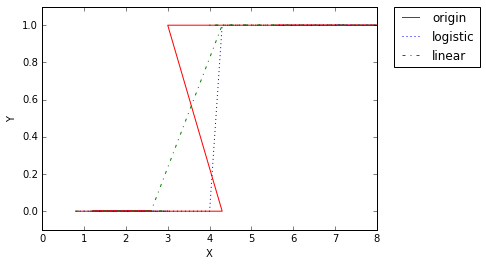

Reproduce this figure in Python.
# -*- coding: utf-8 -*-
"""
Created on Sat Oct  8 00:12:33 2016

@author: Nero
"""
import matplotlib.pyplot as plt
import numpy as np
import operator
#convert original prediction to {0,1}
def toY(Ypred):
    for i in range(Ypred.shape[0]):
        if Ypred[i]>0.5:
            Ypred[i]=1
        else:
            Ypred[i]=0
    return Ypred.tolist()
            
X=[4,5,5.6,6.8,7,7.2,8,0.8,1,1.2,2.5,2.6,3,4.3,3]
Y=[1,1,1,1,1,1,1,0,0,0,0,0,0,0,1]
data=dict(zip(X, Y))
data=sorted(data.items(), key=operator.itemgetter(1))
XY=[(ele1, ele2)for ele1,ele2 in data]
plt.xlabel('X')
plt.ylabel('Y')
plt.plot(*zip(*XY),color='r',label="origin")   
data=dict(data) 
X=list(data.keys())
Y=np.mat(list(data.values()))

#standardize X to mean 0 variance 1
Xs=(X-np.mean(X))/np.var(X)**0.5
Xsnew=[Xs,np.zeros(14)+1]
Xsnew=np.mat(Xsnew)

lumda=0.07
beta0=np.mat([[1],[0]])
u=np.zeros([14,1])
beta=beta0

#logistic regression
for k in range(3):
    for i in range(14):
        u[i]=1/(1+np.e**(-1*np.dot(np.transpose(beta),Xsnew[:,i])[0,0]))
    domain=np.zeros([14,14])
    for i in range(14):
        domain[i,i]=(1-u[i])*u[i]
    updateterm1=np.linalg.inv(2*lumda+np.dot(np.dot(Xsnew,domain),np.transpose(Xsnew)))
    updateterm2=(2*lumda*beta-np.dot(Xsnew,np.transpose(Y)-u))
    update=np.dot(updateterm1,updateterm2)
    beta=beta-update
Ypred=np.dot(np.transpose(Xsnew),beta)
Ypred=toY(Ypred)

#make plot beautiful
data=dict(zip(X, Ypred))
data=sorted(data.items(), key=operator.itemgetter(1))
XY=[(ele1, ele2)for ele1,ele2 in data]
plt.plot(*zip(*XY),linestyle=':', color='b',label="logistic")

#linear regresssion
for k in range(3):
    for i in range(14):
        u[i]=1/(1+np.e**(-1*np.dot(np.transpose(beta),Xsnew[:,i])[0,0]))
    domain=np.zeros([14,14])
    for i in range(14):
        domain[i,i]=(1-u[i])*u[i]
    updateterm1=np.linalg.inv(2*lumda+np.dot(Xsnew,np.transpose(Xsnew)))
    updateterm2=(2*lumda*beta+np.dot(np.dot(Xsnew,np.transpose(Xsnew)),beta)-np.dot(Xsnew,np.transpose(Y)))
    update=np.dot(updateterm1,updateterm2)
    beta=beta-update
Ypred=np.dot(np.transpose(Xsnew),beta)
Ypred=toY(Ypred)

#make plot beautiful
data=dict(zip(X, Ypred))
data=sorted(data.items(), key=operator.itemgetter(1))
XY=[(ele1, ele2)for ele1,ele2 in data]
plt.plot(*zip(*XY),linestyle='-.', color='g',label="linear")
plt.ylim([-0.1,1.1])
plt.legend(bbox_to_anchor=(1.05, 1), loc=2, borderaxespad=0.)    
